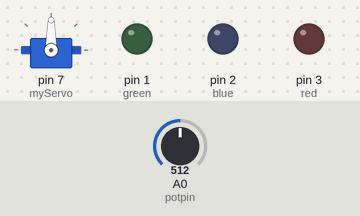
Recording of a sketch running on a simulated Arduino Uno, built with avr-gcc and run on an emulated ATmega328P. On the bench: servo, output pins drawn as LEDs (lit = HIGH). Inputs (shaded band) come from the test bench; at power-on: A0 (potpin) = 512.

Above: at 4.8 s.
4.9 s: A0 (potpin) set to 1012
At 8.5 s:
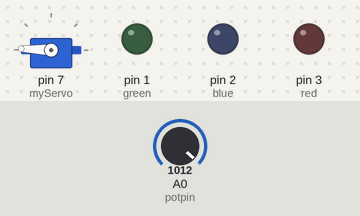
9.9 s: A0 (potpin) set to 1023
At 15.8 s:
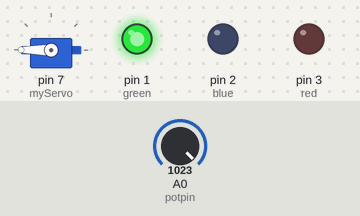
19.2 s: A0 (potpin) set to 900
At 21.3 s:
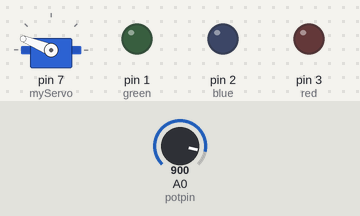
24.2 s: A0 (potpin) set to 716
At 28.6 s:
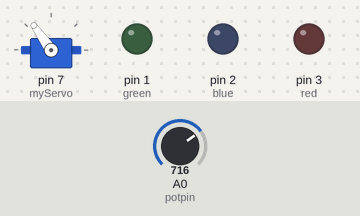
29.5 s: A0 (potpin) set to 306
At 32.9 s:
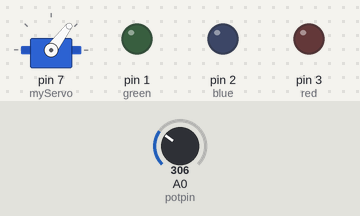
Timing chart, 0 to 34.4 s (numbered marks = the images above; inputs shaded):
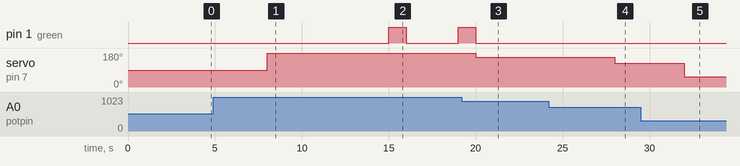

The sketch:

brave_snicket_jaiks1__2_.ino
```cpp
#include <Servo.h>
Servo myServo;
int potpin=0;
int green=1;
int blue=2;
int red=3;
int val;

void setup(){
  myServo.attach(7);
  pinMode(green,OUTPUT);
  pinMode(blue,OUTPUT);
  pinMode(red,OUTPUT);
}

void loop(){

 val= analogRead(potpin);
  val= map(val,0,1023,0,180);
  myServo.write(val);
  delay(1000);
  Serial.println(val);

  if (val<180 && val== 60)
    digitalWrite(red, HIGH);
    delay(1000);
    digitalWrite(red,LOW);
   if (val<180 && val== 120)
    digitalWrite(blue, HIGH);
    delay(1000);
    digitalWrite(blue,LOW);
   if (val==180)
    digitalWrite(green, HIGH);
   delay(1000);
    digitalWrite(green,LOW);
  /*else if(val<180 && val <60)
    digitalWrite(red,LOW);
    digitalWrite(blue,LOW);
    digitalWrite(green,LOW);*/
}
```

Measured:
- the behaviour switches between 1022 and 1023 on A0 (potpin) (found by bisection; images 1 and 2)
- after the input at 4.9 s, servo on pin 7 (myServo): 90° → 178° after 3.1 s
- after the input at 9.9 s, pin 1 (green): LOW → HIGH after 5.1 s, → LOW 1.0 s later, → HIGH 3.0 s later; servo on pin 7 (myServo): 178° → 180° after 2.1 s
- after the input at 19.2 s, pin 1 (green): goes on until 20.0 s, then stays LOW; servo on pin 7 (myServo): 180° → 158° after 0.80 s
- after the input at 24.2 s, servo on pin 7 (myServo): 158° → 125° after 3.8 s
- after the input at 29.5 s, servo on pin 7 (myServo): 125° → 53° after 2.5 s
